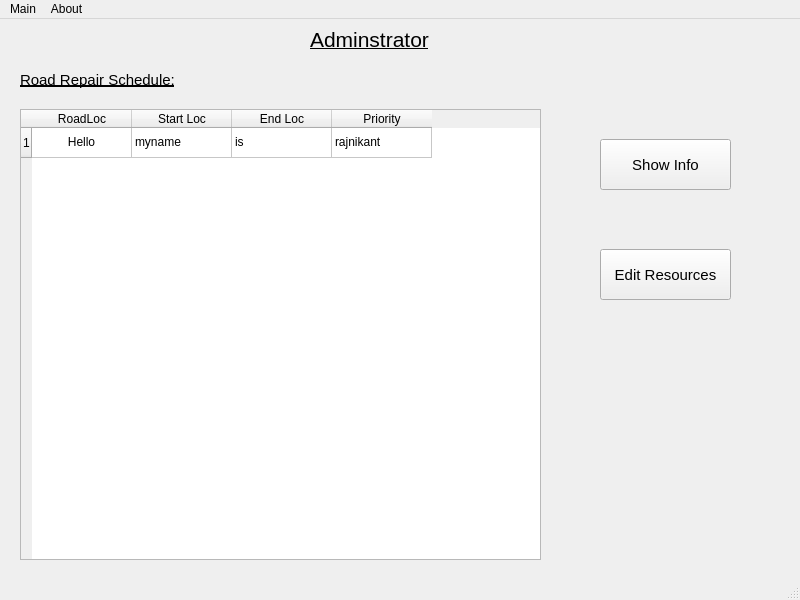
<?xml version="1.0" encoding="UTF-8"?>
<ui version="4.0">
 <class>MainSupervisor</class>
 <widget class="QMainWindow" name="MainSupervisor">
  <property name="geometry">
   <rect>
    <x>0</x>
    <y>0</y>
    <width>800</width>
    <height>600</height>
   </rect>
  </property>
  <property name="font">
   <font>
    <pointsize>9</pointsize>
   </font>
  </property>
  <property name="windowTitle">
   <string>MainWindow</string>
  </property>
  <widget class="QWidget" name="centralwidget">
   <widget class="QLabel" name="label">
    <property name="geometry">
     <rect>
      <x>310</x>
      <y>0</y>
      <width>171</width>
      <height>41</height>
     </rect>
    </property>
    <property name="font">
     <font>
      <pointsize>16</pointsize>
      <underline>true</underline>
     </font>
    </property>
    <property name="text">
     <string>Adminstrator</string>
    </property>
   </widget>
   <widget class="QTableWidget" name="tableWidget">
    <property name="geometry">
     <rect>
      <x>20</x>
      <y>90</y>
      <width>521</width>
      <height>451</height>
     </rect>
    </property>
    <property name="editTriggers">
     <set>QAbstractItemView::NoEditTriggers</set>
    </property>
    <row>
     <property name="text">
      <string>1</string>
     </property>
    </row>
    <column>
     <property name="text">
      <string>RoadLoc</string>
     </property>
     <property name="textAlignment">
      <set>AlignCenter</set>
     </property>
     <property name="background">
      <color>
       <red>194</red>
       <green>194</green>
       <blue>194</blue>
      </color>
     </property>
    </column>
    <column>
     <property name="text">
      <string>Start Loc</string>
     </property>
     <property name="background">
      <color>
       <red>194</red>
       <green>194</green>
       <blue>194</blue>
      </color>
     </property>
    </column>
    <column>
     <property name="text">
      <string>End Loc</string>
     </property>
     <property name="background">
      <color>
       <red>194</red>
       <green>194</green>
       <blue>194</blue>
      </color>
     </property>
    </column>
    <column>
     <property name="text">
      <string>Priority</string>
     </property>
     <property name="textAlignment">
      <set>AlignCenter</set>
     </property>
     <property name="background">
      <color>
       <red>194</red>
       <green>194</green>
       <blue>194</blue>
      </color>
     </property>
    </column>
    <item row="0" column="0">
     <property name="text">
      <string>Hello</string>
     </property>
     <property name="textAlignment">
      <set>AlignCenter</set>
     </property>
    </item>
    <item row="0" column="1">
     <property name="text">
      <string>myname </string>
     </property>
    </item>
    <item row="0" column="2">
     <property name="text">
      <string>is </string>
     </property>
    </item>
    <item row="0" column="3">
     <property name="text">
      <string>rajnikant</string>
     </property>
    </item>
   </widget>
   <widget class="QLabel" name="label_2">
    <property name="geometry">
     <rect>
      <x>20</x>
      <y>50</y>
      <width>191</width>
      <height>21</height>
     </rect>
    </property>
    <property name="font">
     <font>
      <pointsize>11</pointsize>
      <underline>true</underline>
     </font>
    </property>
    <property name="text">
     <string>Road Repair Schedule:</string>
    </property>
   </widget>
   <widget class="QPushButton" name="pushButton">
    <property name="geometry">
     <rect>
      <x>600</x>
      <y>120</y>
      <width>131</width>
      <height>51</height>
     </rect>
    </property>
    <property name="font">
     <font>
      <pointsize>11</pointsize>
     </font>
    </property>
    <property name="text">
     <string>Show Info</string>
    </property>
   </widget>
   <widget class="QPushButton" name="pushButton_2">
    <property name="geometry">
     <rect>
      <x>600</x>
      <y>230</y>
      <width>131</width>
      <height>51</height>
     </rect>
    </property>
    <property name="font">
     <font>
      <pointsize>11</pointsize>
     </font>
    </property>
    <property name="text">
     <string>Edit Resources</string>
    </property>
   </widget>
  </widget>
  <widget class="QMenuBar" name="menubar">
   <property name="geometry">
    <rect>
     <x>0</x>
     <y>0</y>
     <width>800</width>
     <height>26</height>
    </rect>
   </property>
   <widget class="QMenu" name="menuMain">
    <property name="title">
     <string>Main</string>
    </property>
   </widget>
   <widget class="QMenu" name="menuAbout">
    <property name="title">
     <string>About</string>
    </property>
    <addaction name="actionDevelopers"/>
   </widget>
   <addaction name="menuMain"/>
   <addaction name="menuAbout"/>
  </widget>
  <widget class="QStatusBar" name="statusbar"/>
  <action name="actionDevelopers">
   <property name="text">
    <string>Developers</string>
   </property>
  </action>
 </widget>
 <resources/>
 <connections/>
</ui>
